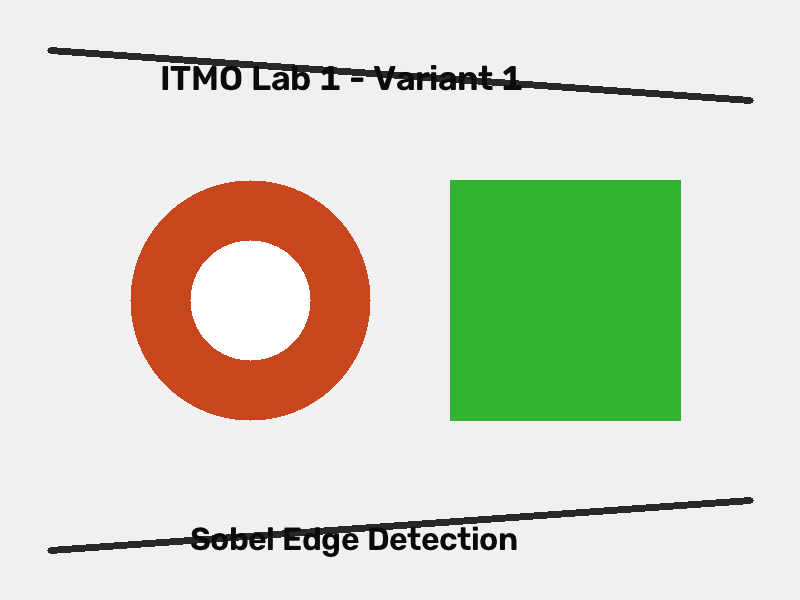
#> input picture input.png, 800 x 600 px
$ python sobel.py   (older library calls are emulated)
#> lines starting #> are read from the running program, lines starting #| are printed output that depends on the picture
import os
import sys
import time
import cv2
import numpy as np
from PIL import Image
import matplotlib.pyplot as plt

def sobel_lib(input_path, output_path):
#> called with input_path = 'input.png', output_path = 'output_lib.png'
    gray = cv2.imread(input_path, cv2.IMREAD_GRAYSCALE)
#> gray: shape (600, 800); min 10, max 255, mean 210.6
    gx = cv2.Sobel(gray, cv2.CV_64F, 1, 0, ksize=3)
    gy = cv2.Sobel(gray, cv2.CV_64F, 0, 1, ksize=3)
    mag = cv2.magnitude(gx, gy)
    out = np.clip(mag, 0, 255).astype(np.uint8)
    cv2.imwrite(output_path, out)

def sobel_native(input_path, output_path):
#> called with input_path = 'input.png', output_path = 'output_native.png'
    img = Image.open(input_path).convert('L')
    w, h = img.size
#> w = 800; h = 600
    pixels = img.load()
    out_img = Image.new('L', (w, h), 0)
#> out_img: PIL image 800x600 L; every value is 0
    out_pixels = out_img.load()
    for y in range(1, h - 1):
        for x in range(1, w - 1):
            gx = (
                - pixels[x - 1, y - 1] + pixels[x + 1, y - 1]
                - 2 * pixels[x - 1, y] + 2 * pixels[x + 1, y]
                - pixels[x - 1, y + 1] + pixels[x + 1, y + 1]
            )
            gy = (
                - pixels[x - 1, y - 1] - 2 * pixels[x, y - 1] - pixels[x + 1, y - 1]
                + pixels[x - 1, y + 1] + 2 * pixels[x, y + 1] + pixels[x + 1, y + 1]
            )
            mag = (gx * gx + gy * gy) ** 0.5
            if mag > 255:
                mag = 255
            out_pixels[x, y] = int(mag)
    out_img.save(output_path)

def run_benchmarks(input_path):
#> called with input_path = 'input.png'
    resolutions = [(200, 150), (400, 300), (800, 600), (1280, 720)]
    lib_times = []
    native_times = []
    labels = []
    base_img = Image.open(input_path).convert('RGB')
    created_files = []
    for w, h in resolutions:
        temp_input = f'temp_in_{w}x{h}.png'
        temp_out_lib = f'temp_lib_{w}x{h}.png'
        temp_out_nat = f'temp_nat_{w}x{h}.png'
        base_img.resize((w, h)).save(temp_input)
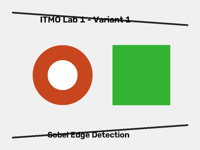
#> saved as temp_in_200x150.png: PIL image 200x150 RGB; mean R, G, B 208.6, 214.5, 196.6
        created_files.extend([temp_input, temp_out_lib, temp_out_nat])
        t0 = time.perf_counter()
        sobel_lib(temp_input, temp_out_lib)
#> call 2 of sobel_lib, with input_path = 'temp_in_200x150.png', output_path = 'temp_lib_200x150.png'
#> in sobel_lib (call 2), `gray = cv2.imread(input_path, cv2.IMREAD_GRAYSCALE)`:
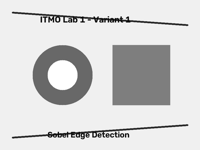
#> gray: shape (150, 200); min 0, max 255, mean 210.6
#> in sobel_lib (call 2), `gx = cv2.Sobel(gray, cv2.CV_64F, 1, 0, ksize=3)`:
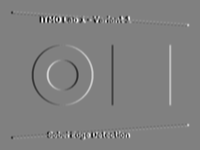
#> gx: shape (150, 200) float64; min -973, max 951, mean 0; drawn with min black and max white
#> in sobel_lib (call 2), `gy = cv2.Sobel(gray, cv2.CV_64F, 0, 1, ksize=3)`:
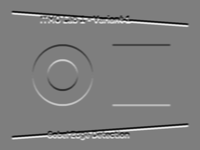
#> gy: shape (150, 200) float64; min -977, max 990, mean 0; drawn with min black and max white
#> in sobel_lib (call 2), `mag = cv2.magnitude(gx, gy)`:
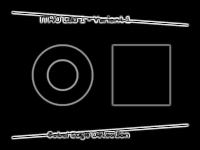
#> mag: shape (150, 200) float64; min 0, max 990, mean 60.3; drawn with min black and max white
#> in sobel_lib (call 2), `out = np.clip(mag, 0, 255).astype(np.uint8)`:
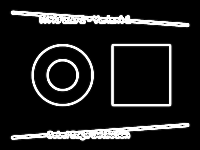
#> out: shape (150, 200); min 0, max 255, mean 31.5
        lib_times.append(time.perf_counter() - t0)
        t0 = time.perf_counter()
        sobel_native(temp_input, temp_out_nat)
#> in sobel_native (call 2), `out_img = Image.new('L', (w, h), 0)`: out_img: PIL image 200x150 L; every value is 0
        native_times.append(time.perf_counter() - t0)
        labels.append(f'{w}x{h}')
    for f in created_files:
        if os.path.exists(f):
            os.remove(f)
#> this loop made 12 passes
#> f on passes 1 to 12: 'temp_in_200x150.png', 'temp_lib_200x150.png', 'temp_nat_200x150.png', 'temp_in_400x300.png', 'temp_lib_400x300.png', 'temp_nat_400x300.png', 'temp_in_800x600.png', 'temp_lib_800x600.png', 'temp_nat_800x600.png', 'temp_in_1280x720.png', 'temp_lib_1280x720.png', 'temp_nat_1280x720.png'
    plt.figure(figsize=(9, 5))
    x_indices = np.arange(len(resolutions))
    width = 0.35
    plt.bar(x_indices - width / 2, lib_times, width, label='Библиотечная (OpenCV)', color='#2b5c8f')
    plt.bar(x_indices + width / 2, native_times, width, label='Нативная (Python)', color='#e26d5c')
    plt.xticks(x_indices, labels)
    plt.xlabel('Разрешение изображения')
    plt.ylabel('Время выполнения (секунды)')
    plt.title('Сравнение быстродействия фильтра Собеля')
    plt.legend()
    plt.grid(axis='y', linestyle='--', alpha=0.7)
    plt.tight_layout()
    plt.savefig('benchmark.png', dpi=300)
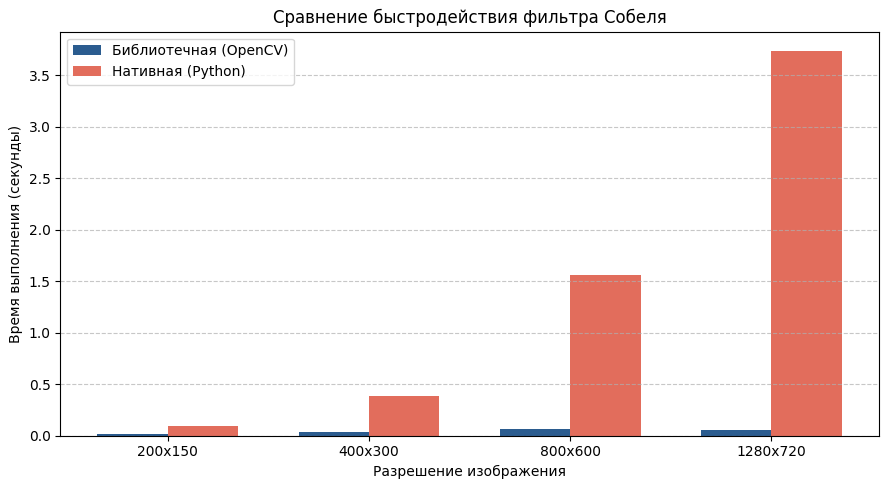
#> figure drawn by matplotlib, 1 panel; tallest bar 0.0625 high, from x = 1.65 to 2; tallest bar 3.74 high, from x = 3 to 3.35
    plt.close()
    return resolutions, lib_times, native_times

def main():
    if len(sys.argv) == 2:
        input_path = sys.argv[1]
    else:
        input_path = 'input.png'
    t0 = time.perf_counter()
    sobel_lib(input_path, 'output_lib.png')
    t_lib = time.perf_counter() - t0
    t0 = time.perf_counter()
    sobel_native(input_path, 'output_native.png')
    t_native = time.perf_counter() - t0
    print(f'Library execution time: {t_lib:.6f} s')
    print(f'Native execution time: {t_native:.6f} s')
    print(f'Acceleration factor: {t_native / t_lib:.2f}x')
    resolutions, lib_times, native_times = run_benchmarks(input_path)
    for res, lt, nt in zip(resolutions, lib_times, native_times):
        print(f'{res[0]}x{res[1]}: OpenCV = {lt:.5f}s, Native = {nt:.5f}s, Speedup = {nt/lt:.1f}x')

if __name__ == '__main__':
    main()
